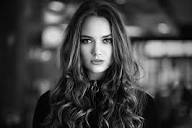
#> input picture tests/images.jpg, 192 x 128 px, given in place of the camera
$ python enroll_faces.py
#> lines starting #> are read from the running program, lines starting #| are printed output that depends on the picture; after the words box and inside, x2 and y2 are one past the last pixel; in counts of white or black regions, pixels touching at a corner belong together
#> the answer given: ../../tests/images.jpg
import cv2
import os
import sys
sys.path.append(os.path.join(os.path.dirname(os.path.abspath(__file__)), "..", ".."))
from src.utils.config import STUDENT_IMAGES_DIR, HAAR_CASCADE_PATH, HAAR_MIN_NEIGHBOURS, HAAR_MIN_SIZE, HAAR_SCALE_FACTOR

face_detector = cv2.CascadeClassifier(HAAR_CASCADE_PATH)

if face_detector.empty():
    raise IOError(f"Failed to Load Haar Cascade from {HAAR_CASCADE_PATH}")
def enroll_person(name, save_dir = STUDENT_IMAGES_DIR, num_samples = 50):
#> called with name = '../../tests/images.jpg', save_dir = 'data/student_images', num_samples = 50
    person_dir = os.path.join(save_dir, name)
    os.makedirs(person_dir, exist_ok=True)

    cap = cv2.VideoCapture(1, cv2.CAP_DSHOW)
    count = 0
    while count < num_samples:
        ret, frame = cap.read()
#> frame is the input picture: shape (128, 192, 3); min 0, max 255, mean 64.9
        if ret == False:
            continue
        gray = cv2.cvtColor(frame, cv2.COLOR_BGR2GRAY)
        faces = face_detector.detectMultiScale(gray, scaleFactor=HAAR_SCALE_FACTOR, minNeighbors=HAAR_MIN_NEIGHBOURS, minSize=HAAR_MIN_SIZE)
#> faces = [[64, 16, 62, 62]]


        for (x,y,w,h) in faces:
            face_crop = gray[y:y+h, x:x+w]
            face_resized = cv2.resize(face_crop, (200,200))

            file_path = os.path.join(person_dir, f"{count}.jpg")
            cv2.imwrite(file_path, face_resized)
            count += 1


            cv2.rectangle(frame, (x,y), (x+w, y+h), (0,255,0), 0)
            cv2.putText(frame, f"Samples: {count}/{num_samples}", (10,30), cv2.FONT_HERSHEY_SIMPLEX, 1, (0,255,0), 2)
#> this loop made 1 pass
#> (x, y, w, h, count) on pass 1: (64, 16, 62, 62, 1)
#> pass 1, in enroll_person, `face_crop = gray[y:y+h, x:x+w]`:
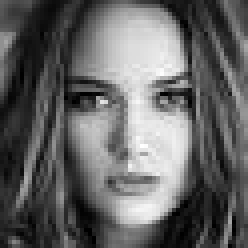
#> face_crop: shape (62, 62) (shown 4 times larger); min 0, max 255, mean 99.5
#> pass 1, in enroll_person, `face_resized = cv2.resize(face_crop, (200,200))`:
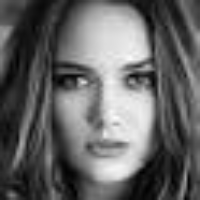
#> face_resized: shape (200, 200); min 0, max 253, mean 99.4
#> after the loop:
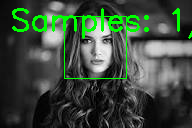
#> frame: shape (128, 192, 3); 5.41% of pixels changed, all inside (x1, y1, x2, y2) = (12, 8, 192, 79)
#> after the loop, count = 1


        cv2.imshow("Enrollment", frame)
        if cv2.waitKey(1) & 0xFF == 'q':
#> (key Esc is pressed here)
            break

    cap.release()
    cv2.destroyAllWindows()
    print(f"Saved {count} samples for {name}")


if __name__ == "__main__":
    student_name = input("Enter student matric number: ")
    enroll_person(student_name)
